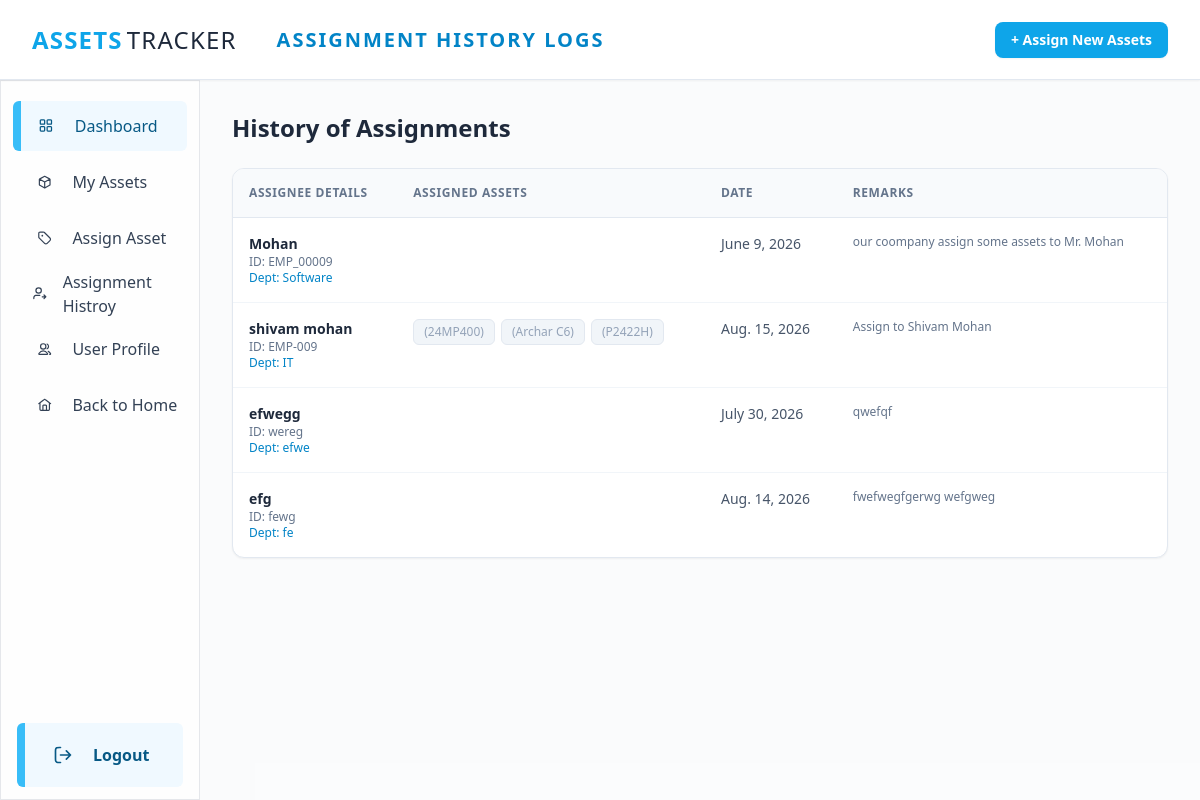
Screenshot of /asset-history/ (signed in) with the database file from the repository.
### user/models.py (models this page shows, shortened)
class ToAssign(models.Model):
    assignee_name = models.CharField(max_length=255, default="N/A")
    employee_id = models.CharField(max_length=100, blank=True, null=True)
    department = models.CharField(max_length=100, blank=True, null=True)
    assignment_date = models.DateField()
    remarks = models.TextField(blank=True, null=True)
    assets = models.ManyToManyField(Asset)
    assigned_by = models.ForeignKey(settings.AUTH_USER_MODEL, on_delete=models.SET_NULL, null=True)
    created_at = models.DateTimeField(auto_now_add=True, null=True, blank=True)

### manager/models.py (models this page shows, shortened)
class Asset(models.Model):
    assetId = models.CharField(max_length=50, null=True,blank=True)
    asset_name = models.CharField(max_length=200)
    category = models.ForeignKey("manager.Category", on_delete=models.PROTECT)
    brand = models.CharField(max_length=100)
    model = models.CharField(max_length=200)
    serial_number = models.CharField(max_length=50)
    purchase_date = models.DateField()
    purchase_price = models.IntegerField()
    CONDITION_CHOICES = [
        ("new", "New"),
        ("good", "Good"),
        ("fair", "Fair"),
        ("damaged", "Damaged")
    ]
    condition = models.CharField(max_length=40, choices=CONDITION_CHOICES, default="new")
    STATUS = [
        ("available", "Available"),
        ("not_available", "Not Available"),
    ]
    status = models.CharField(max_length=50, choices=STATUS, default="available")
    quantity = models.IntegerField(null=True, blank=True, default=1)
    asset_description = models.TextField(null=True, blank=True, default="N/A")
    image = models.ImageField(upload_to="assets_image/", null=True, blank=True,)

### user/views.py (the view)
# urls.py: path('asset-history/', views.asset_history, name='asset_history'),
@login_required
def asset_history(request):
    assignments = ToAssign.objects.all().order_by("-created_at")
    data = {
        "assignments": assignments,
    }
    return render(request, "asset-history.html", data)

### user/templates/asset-history.html (shortened to what this page needs)
<!doctype html>
<html lang="en">
<head>
    <script src="https://cdn.tailwindcss.com"></script>
</head>
<body class="bg-slate-50/10 text-slate-800 font-sans antialiased overflow-hidden">
    <header class="h-[10vh] bg-white border-b border-slate-200 px-8 flex items-center gap-10 shadow-sm z-10 relative">
        <div class="text-center min-w-max">
            <a href="/" class="text-2xl flex gap-1 font-bold text-sky-500 tracking-wider">
                ASSETS <span class="text-slate-800 font-medium">TRACKER</span>
            </a>
        </div>
        <div class="flex w-full justify-between items-center">
            <div class="py-5">
                <p class="text-sky-600 text-xl font-bold tracking-widest uppercase">Assignment History Logs</p>
            </div>
            <a href="{% url 'user:my_assets' %}" class="bg-sky-500 hover:bg-sky-600 text-white px-4 py-2 rounded-lg font-bold text-sm transition-all shadow-sm">
                + Assign New Assets
            </a>
        </div>
    </header>
    <div class="w-full flex h-[90vh]">
        {% include "sidebar.html" %}
        <main class="w-10/12 overflow-y-auto relative bg-slate-50/50 p-8">
            <div class="max-w-6xl mx-auto space-y-6">
                <h1 class="text-2xl font-bold text-slate-800">History of Assignments</h1>
                <div class="bg-white rounded-xl border border-slate-200 shadow-sm overflow-hidden">
                    <table class="w-full text-left border-collapse">
                        <thead>
                            <tr class="bg-slate-50 border-b border-slate-200 text-xs uppercase text-slate-500 tracking-wider">
                                <th class="p-4 font-bold">Assignee Details</th>
                                <th class="p-4 font-bold">Assigned Assets</th>
                                <th class="p-4 font-bold">Date</th>
                                <th class="p-4 font-bold">Remarks</th>
                            </tr>
                        </thead>
                        <tbody class="divide-y divide-slate-100 text-sm">
                            {% for record in assignments %}
                            <tr class="hover:bg-slate-50/50 transition-colors">
                                <td class="p-4 align-top">
                                    <p class="font-bold text-slate-800">{{ record.assignee_name }}</p>
                                    <p class="text-xs text-slate-500">ID: {{ record.employee_id|default:"N/A" }}</p>
                                    <p class="text-xs text-sky-600 font-medium">Dept: {{ record.department|default:"N/A" }}</p>
                                </td>
                                <td class="p-4 align-top">
                                    <div class="flex flex-wrap gap-1.5">
                                        {% for asset in record.assets.all %}
                                        <span class="bg-slate-100 text-slate-700 text-xs px-2.5 py-1 rounded-md border border-slate-200 font-medium">
                                            {{ asset.name }} <span class="text-slate-400">({{ asset.model }})</span>
                                        </span>
                                        {% endfor %}
                                    </div>
                                </td>
                                <td class="p-4 align-top text-slate-600 whitespace-nowrap">
                                    {{ record.assignment_date }}
                                </td>
                                <td class="p-4 align-top text-slate-500 text-xs">
                                    {{ record.remarks|default:"None" }}
                                </td>
                            </tr>
                            {% empty %}
                            <tr>
                                <td colspan="4" class="p-12 text-center text-slate-400">
                                    No assignment history found yet.
                                </td>
                            </tr>
                            {% endfor %}
                        </tbody>
                    </table>
                </div>
            </div>
        </main>
    </div>
</body>
</html>

### rows the page displays
ToAssign: assignee_name "Mohan", employee_id "EMP_00009", department "Software", assignment_date "June 9, 2026", remarks "our coompany assign some assets to Mr. Mohan"
ToAssign: assignee_name "shivam mohan", employee_id "EMP-009", department "IT", assignment_date "Aug. 15, 2026", remarks "Assign to Shivam Mohan"
Asset: model "24MP400"
Asset: model "Archar C6"
Asset: model "P2422H"
ToAssign: assignee_name "efwegg", employee_id "wereg", department "efwe", assignment_date "July 30, 2026", remarks "qwefqf"
ToAssign: assignee_name "efg", employee_id "fewg", department "fe", assignment_date "Aug. 14, 2026", remarks "fwefwegfgerwg wefgweg"
